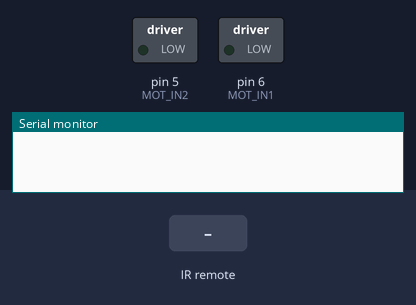
A program run on a simulated Arduino Uno, built with avr-gcc and run on an emulated ATmega328P. On the bench: switched loads named in the program (green lamp = pin HIGH), the last lines printed to the serial monitor. Inputs (shaded band) come from the test bench.

Above: at 1.2 s.
1.3 s: infrared code 0xFF6897 received
At 2.1 s:
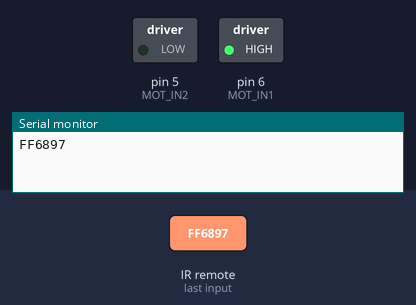
3.3 s: infrared code 0xFFB04F received
At 4.8 s:
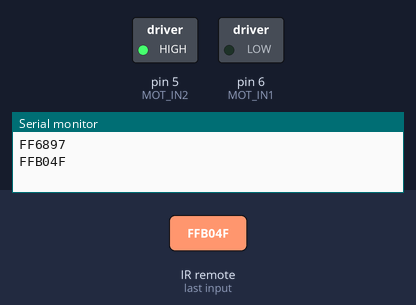
5.3 s: infrared code 0xFF38C7 received
At 6.5 s:
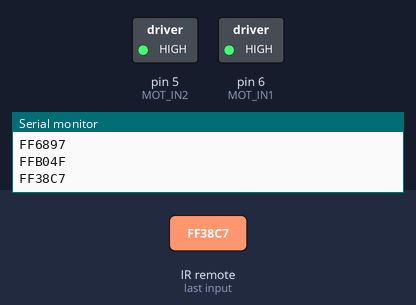
6.8 s: infrared code 0xF20A6897 received
At 8.5 s:
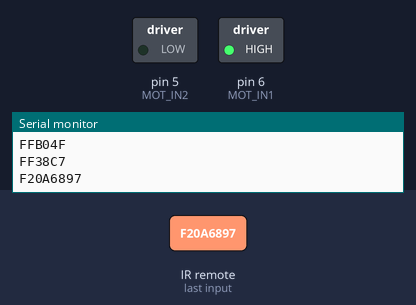
8.8 s: infrared code 0xF20AA857 received
At 10.2 s:
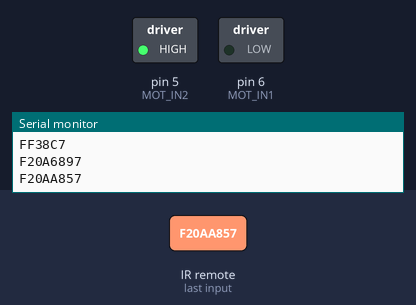
10.8 s: infrared code 0x4151EDD4 received
At 12.1 s:
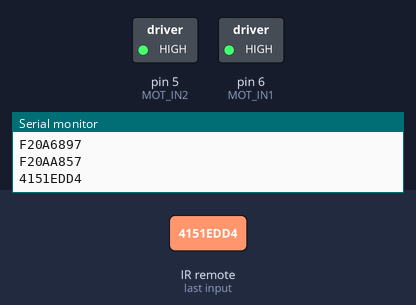
Timing chart, 0 to 13.3 s (numbered marks = the images above; inputs shaded):
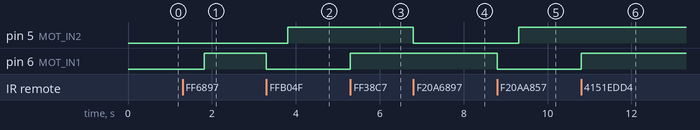

The program:

main.cpp
```cpp
#include <Arduino.h>
#include <IRremote.h>

// Definições dos pinos utilizados
#define RECV_PIN 11 // Pino do receptor IR (ligado no S no módulo)
#define MOT_IN1 6   // Pino IN1 do motor (ligado no IN1 na ponte H)
#define MOT_IN2 5   // Pino IN2 do motor (ligado no IN2 na ponte H)

// Estrutura (variável) para lidar com o processamento dos dados da IR
decode_results resposta;

// Protótipo das funções de controle do motor
void girarMotorHorario();
void girarMotorAntihorario();
void freiarMotor();

typedef enum{
   FR, HR, AHR
}m_status;

m_status motor = FR;

// Objeto para lidar com o processamento dos dados da IR
IRrecv irrecv(RECV_PIN);

void setup() {
  // put your setup code here, to run once:
    Serial.begin(9600);
  irrecv.enableIRIn(); // Inicializa o receptor infravermelho
  irrecv.blink13(true); // Habilita o pica no led da placa quando receber algo no IR
}

void loop() {

  // Aguarda até haver uma resposta no receptor infravermelho...

  if (irrecv.decode(&resposta)) {

    // Se houver resposta, atende o comando recebido

    if(resposta.value == 0xFF6897 || resposta.value == 0xF20A6897){ // Btn para girar sentido horário
      girarMotorHorario();
      motor = HR;
    }else if(resposta.value == 0xFFB04F || resposta.value == 0xF20AA857){ // Btn para girar sentido antihorário
      girarMotorAntihorario();
      motor = AHR;
  }else if(resposta.value == 0xFF38C7 || resposta.value == 0x4151EDD4){ // Btn para freiar o motor
      freiarMotor();
      motor = FR;
    }
    Serial.println(resposta.value, HEX);
    irrecv.resume(); // Habilita próxima recepção
  }
}

void girarMotorHorario(){
  //Serial.println("Girando Motor Horario");

  //Freia o motor
  digitalWrite(MOT_IN1, LOW);
  digitalWrite(MOT_IN2, LOW);

  // Acelera no sentido horário
  for(int i=0; i<255; i++){
    delay(2);
    analogWrite(MOT_IN1, i);
  }
  digitalWrite(MOT_IN1, HIGH);
  digitalWrite(MOT_IN2, LOW);
}

void girarMotorAntihorario(){
  //Serial.println("Girando Motor Antihorario");

  // Freia o motor
  digitalWrite(MOT_IN1, LOW);
  digitalWrite(MOT_IN2, LOW);

  // Acelera no sentido horário
  for(int i=0; i<255; i++){
    delay(2);
    analogWrite(MOT_IN2, i);
  }
  digitalWrite(MOT_IN1, LOW);
  digitalWrite(MOT_IN2, HIGH);
}

void freiarMotor(){
  //Serial.println("Freiando motor");

  // Freia o motor
  digitalWrite(MOT_IN1, HIGH);
  digitalWrite(MOT_IN2, HIGH);
}
```

Measured:
- after the input at 1.3 s, pin 6 (MOT_IN1): LOW → HIGH after 0.51 s
- after the input at 3.3 s, pin 5 (MOT_IN2): LOW → HIGH after 0.51 s; pin 6 (MOT_IN1): HIGH → LOW at once
- after the input at 5.3 s, pin 6 (MOT_IN1): LOW → HIGH at once
- after the input at 6.8 s, pin 5 (MOT_IN2): HIGH → LOW at once
- after the input at 8.8 s, pin 5 (MOT_IN2): LOW → HIGH after 0.51 s; pin 6 (MOT_IN1): HIGH → LOW at once
- after the input at 10.8 s, pin 6 (MOT_IN1): LOW → HIGH at once
